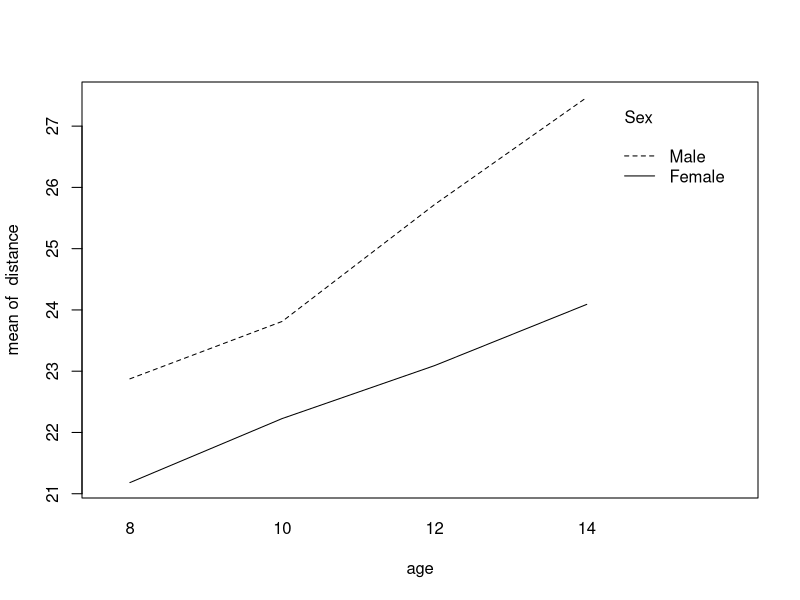
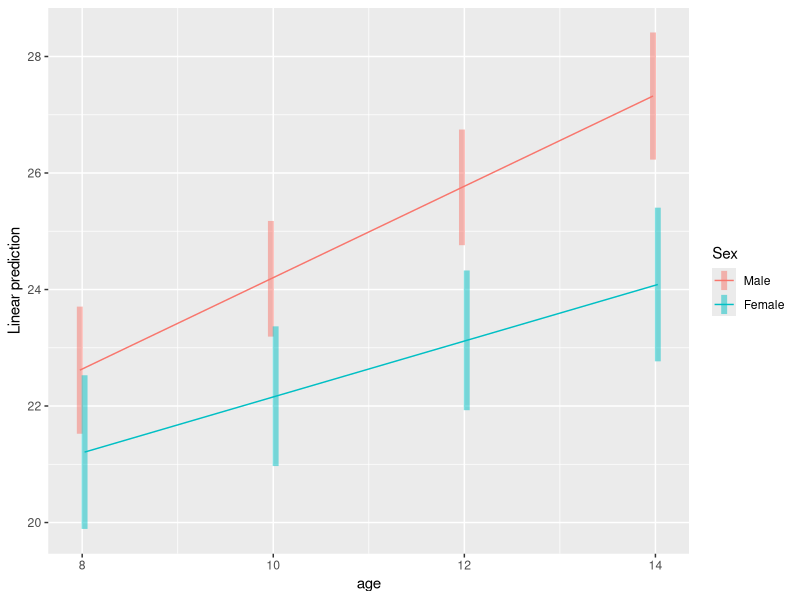

The R script that drew these images, in order:
library(nlme);library(tidyverse);library(emmeans)
data("Orthodont")
Orthodont%>%group_by(age,Sex)%>%
  summarise(mean=mean(distance))
# A tibble: 8 × 3
# Groups:   age [4]
# age Sex     mean
# <dbl> <fct>  <dbl>
#   1     8 Male    22.9
# 2     8 Female  21.2
# 3    10 Male    23.8
# 4    10 Female  22.2
# 5    12 Male    25.7
# 6    12 Female  23.1
# 7    14 Male    27.5
# 8    14 Female  24.1
with(Orthodont,interaction.plot(
  age,Sex,distance
))

lme.fit <- lme(distance~age+Sex+age:Sex,
               random = ~1|Subject,
               data = Orthodont,
               method = 'ML')
rg <- ref_grid(lme.fit,
               at=list(age=c(8,10,12,14)))
emmip(rg,Sex~age,CIs=T)
emmeans(rg,~age|Sex)
# Sex = Male:
#   age emmean    SE df lower.CL upper.CL
# 8   22.6 0.531 26     21.5     23.7
# 10   24.2 0.483 26     23.2     25.2
# 12   25.8 0.483 26     24.8     26.7
# 14   27.3 0.531 26     26.2     28.4
# 
# Sex = Female:
#   age emmean    SE df lower.CL upper.CL
# 8   21.2 0.640 25     19.9     22.5
# 10   22.2 0.582 25     21.0     23.4
# 12   23.1 0.582 25     21.9     24.3
# 14   24.1 0.640 25     22.8     25.4
# 
# Degrees-of-freedom method: containment 
# Confidence level used: 0.95 
